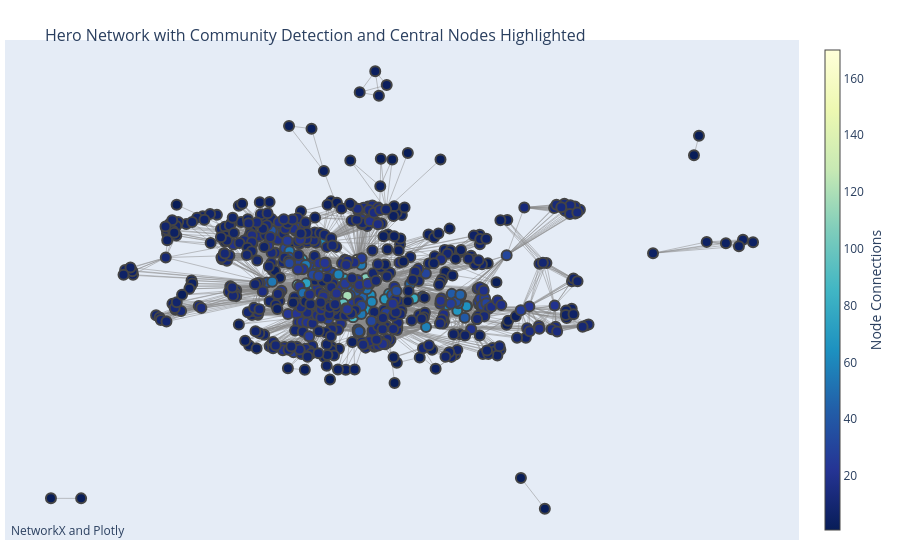

This figure's notebook cell:
### Code cell
import plotly.graph_objects as go
import networkx as nx

pos = nx.spring_layout(G, k=0.05, iterations=20)

# Extract node and edge positions from the layout
edge_x = []
edge_y = []
for edge in G.edges():
    x0, y0 = pos[edge[0]]
    x1, y1 = pos[edge[1]]
    edge_x.append(x0)
    edge_x.append(x1)
    edge_x.append(None)  # None values are used by Plotly to separate lines
    edge_y.append(y0)
    edge_y.append(y1)
    edge_y.append(None)

# Create a trace for the edges
edge_trace = go.Scatter(
    x=edge_x, y=edge_y,
    line=dict(width=0.5, color='#888'),
    hoverinfo='none',
    mode='lines')

# Create a trace for the nodes
node_x = []
node_y = []
text = []
for node in G.nodes():
    x, y = pos[node]
    node_x.append(x)
    node_y.append(y)
    text.append(node)  # The node's text label

node_trace = go.Scatter(
    x=node_x, y=node_y,
    mode='markers',
    hoverinfo='text',
    text=text,
    marker=dict(
        showscale=True,
        # Color scale options: 'Greys', 'YlGnBu', 'Greens', 'YlOrRd', 'Bluered', 'RdBu',
        # 'Reds', 'Blues', 'Picnic', 'Rainbow', 'Portland', 'Jet', 'Hot', 'Blackbody', 'Earth',
        # 'Electric', 'Viridis', 'Cividis'
        colorscale='YlGnBu',
        reversescale=True,
        color=[],
        size=10,
        colorbar=dict(
            thickness=15,
            title='Node Connections',
            xanchor='left',
            titleside='right'
        ),
        line_width=2))

# Color node points by the number of connections
node_adjacencies = []
for node, adjacencies in enumerate(G.adjacency()):
    node_adjacencies.append(len(adjacencies[1]))
node_trace.marker.color = node_adjacencies

# Create a figure
fig = go.Figure(data=[edge_trace, node_trace],
             layout=go.Layout(
                title='<br>Hero Network with Community Detection and Central Nodes Highlighted',
                titlefont_size=16,
                showlegend=False,
                hovermode='closest',
                margin=dict(b=20,l=5,r=5,t=40),
                annotations=[ dict(
                    text="NetworkX and Plotly",
                    showarrow=False,
                    xref="paper", yref="paper",
                    x=0.005, y=-0.002 ) ],
                xaxis=dict(showgrid=False, zeroline=False, showticklabels=False),
                yaxis=dict(showgrid=False, zeroline=False, showticklabels=False))
                )

fig.show()

### Figure 1 — Plotly figure (JSON) as saved in the notebook; plotly's stock layout.template omitted (floating-point values rounded to 4 significant figures; data arrays with more than 128 entries replaced by an {"elided": "..."} marker saying what was removed)
{"data": [{"hoverinfo": "none", "line": {"color": "#888", "width": 0.5}, "mode": "lines", "type": "scatter", "x": {"elided": "18762 float values"}, "y": {"elided": "18762 float values"}}, {"hoverinfo": "text", "marker": {"color": {"elided": "674 int values"}, "colorbar": {"thickness": 15, "title": {"side": "right", "text": "Node Connections"}, "xanchor": "left"}, "colorscale": [[0, "rgb(255,255,217)"], [0.125, "rgb(237,248,177)"], [0.25, "rgb(199,233,180)"], [0.375, "rgb(127,205,187)"], [0.5, "rgb(65,182,196)"], [0.625, "rgb(29,145,192)"], [0.75, "rgb(34,94,168)"], [0.875, "rgb(37,52,148)"], [1, "rgb(8,29,88)"]], "line": {"width": 2}, "reversescale": true, "showscale": true, "size": 10}, "mode": "markers", "text": {"elided": "674 str values"}, "type": "scatter", "x": {"elided": "674 float values"}, "y": {"elided": "674 float values"}}], "layout": {"annotations": [{"showarrow": false, "text": "NetworkX and Plotly", "x": 0.005, "xref": "paper", "y": -0.002, "yref": "paper"}], "hovermode": "closest", "margin": {"b": 20, "l": 5, "r": 5, "t": 40}, "showlegend": false, "title": {"font": {"size": 16}, "text": "<br>Hero Network with Community Detection and Central Nodes Highlighted"}, "xaxis": {"showgrid": false, "showticklabels": false, "zeroline": false}, "yaxis": {"showgrid": false, "showticklabels": false, "zeroline": false}}}
